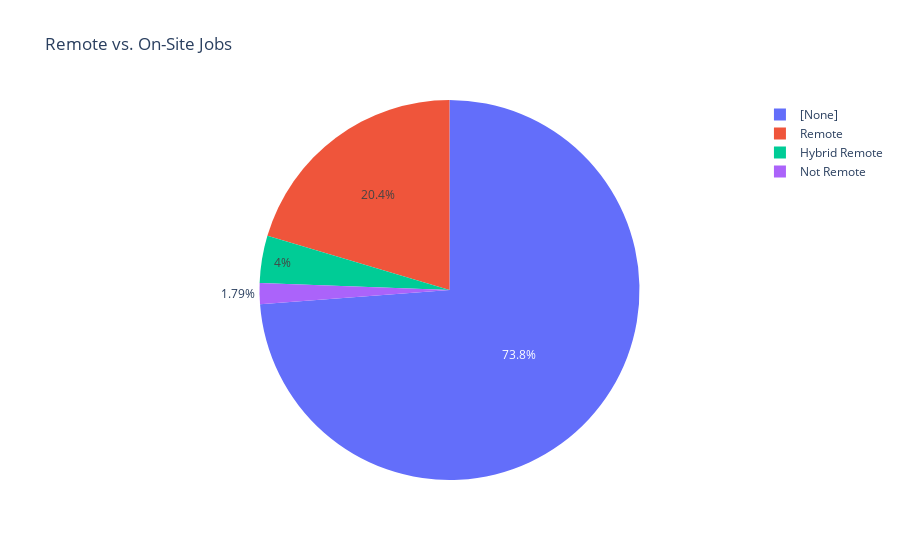

Notebook code cell kept with this figure:
### Markdown cell above
# Remote vs. On-Site Jobs (Data Roles)

### Code cell
fig = px.pie(df_roles, names="REMOTE_TYPE_NAME", title="Remote vs. On-Site Jobs")
fig.show()

### Figure 1 — Plotly figure (JSON) as saved in the notebook; plotly's stock layout.template omitted (floating-point values rounded to 4 significant figures; data arrays with more than 128 entries replaced by an {"elided": "..."} marker saying what was removed)
{"data": [{"domain": {"x": [0, 1], "y": [0, 1]}, "hovertemplate": "REMOTE_TYPE_NAME=%{label}<extra></extra>", "labels": {"elided": "10838 str values"}, "legendgroup": "", "name": "", "showlegend": true, "type": "pie"}], "layout": {"legend": {"tracegroupgap": 0}, "title": {"text": "Remote vs. On-Site Jobs"}}}
